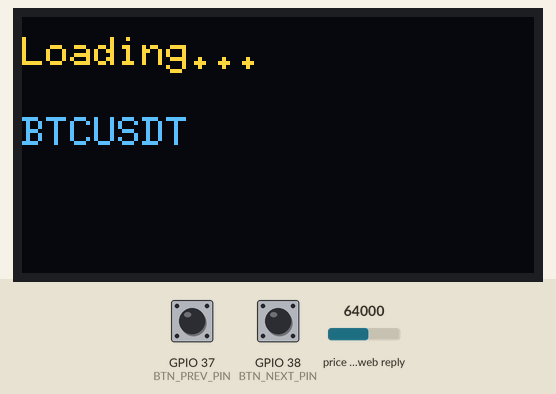
Simulated run of this program. Board: ESP32-S3. Shown: 128×64 one-colour display. The inputs (shaded band) are chosen by the test bench; at power-on: GPIO 38 (BTN_NEXT_PIN) LOW, GPIO 37 (BTN_PREV_PIN) LOW, price in the web reply 64000. The OLED is the two-colour kind (top 16 rows yellow); EEPROM starts erased; web services answer with replies made up by the test bench; what the program prints to the serial monitor is not drawn.

Above: at 1.2 s.
1.3 s: GPIO 38 (BTN_NEXT_PIN) pulled HIGH for 0.15 s
At 2.6 s:
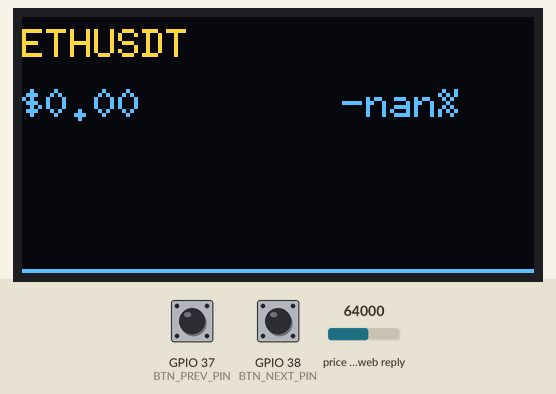
At 4.1 s:
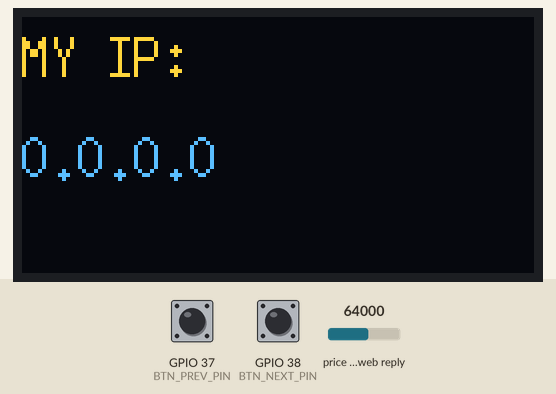
Timing chart, 0 to 5.6 s (numbered marks = the images above; inputs shaded):
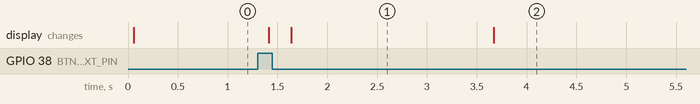

Measured:
- after the input at 1.3 s, the display: first changes after 0.11 s (image 1 shows a later state)
- what the display in image 1 shows lasts 2.1 s, from 1.6 s to 3.7 s

The program:

main.cpp
```cpp
#include <Arduino.h>
#include <wifi.hpp>
#include "config.hpp"
#include "freertos/task.h"
#include "binance.hpp"
#include "screen.hpp"
#include "controller.hpp"
#include "button.hpp"
#include "button_callback.hpp"
#include "webServer.hpp"


void setup() {
    Serial.begin(115200);
    connectWiFi();

    initWebRoutes();

    btnNext.setShortPressCallback(onNextShortPress);
    btnNext.setLongPressCallback(onNextLongPress);
    btnPrev.setShortPressCallback(onPrevShortPress);

    priceQueue = xQueueCreate(1, sizeof(BinanceData));

    xTaskCreatePinnedToCore(
        BinanceTask,
        "BinanceT",
        12000,
        NULL,
        1,
        &binanceTaskHandle,
        1
    );

    xTaskCreatePinnedToCore(
        DisplayTask,
        "DisplayT",
        6000,
        NULL,
        1,
        NULL,
        1
    );
}

void loop() {
    btnNext.tick();
    btnPrev.tick();

    webServer.handleClient();

    if (WiFi.getMode() == WIFI_MODE_AP) {
        dnsServer.processNextRequest();
    }
}
```

binance.hpp
```cpp
#ifndef BINANCE_HPP
#define BINANCE_HPP

#include <Arduino.h>
#include <WiFi.h>
#include <ArduinoJson.h>
#include <HTTPClient.h>
#include <freertos/FreeRTOS.h>
#include <freertos/queue.h>

struct BinanceData {
    float prices[24];
    bool success;
};

bool fetchBinancePrices(const char* symbol, float prices[24]);

#endif
```

button.hpp
```cpp
#ifndef BUTTONS_OPERATIONS_H
#define BUTTONS_OPERATIONS_H

#include <stdint.h>
#include <Arduino.h>

typedef void (*ButtonCallback)();

class Button {
private:
    uint8_t _pin;
    bool _lastState = LOW;
    bool _lastRawState = HIGH;
    bool _currentState = HIGH;
    bool _isLongPress = false;
    bool _internalPullup = true;
    uint32_t _timer = 0;
    uint32_t _longPressDuration = 2000;
    uint32_t _debounceDelay = 50;

    ButtonCallback _shortPressCallback = nullptr;
    ButtonCallback _longPressCallback = nullptr;

public:
    Button(uint8_t pin, bool internalPullup = true, uint32_t longPressDuration = 2000);

    void setShortPressCallback(ButtonCallback cb);
    void setLongPressCallback(ButtonCallback cb);

    void begin();

    /// @brief Function to check current button state and determine between short and long presses.
    /// @return 0 - not pressed, 1 - short press, 2 - long press
    uint8_t check();
    void tick();
};

#endif
```

button_callback.hpp
```cpp
#ifndef BUTTON_CALLBACK_HPP
#define BUTTON_CALLBACK_HPP

#include <Arduino.h>
#include "config.hpp"
#include "controller.hpp"

void onNextShortPress();
void onNextLongPress();
void onPrevShortPress();
void onPrevLongPress();

#endif
```

controller.hpp
```cpp
#ifndef CONTROLLER_HPP
#define CONTROLLER_HPP

#include "binance.hpp"
#include "screen.hpp"
#include "config.hpp"

extern TaskHandle_t binanceTaskHandle;
extern QueueHandle_t priceQueue;

void BinanceTask(void* parameters);
void DisplayTask(void* parameters);

#endif 
```

screen.hpp
```cpp
#ifndef SCREEN_HPP
#define SCREEN_HPP

#include <U8g2lib.h>

extern U8G2_SSD1306_128X64_NONAME_F_HW_I2C u8g2;

class Screen {
private:
    float _priceDayChange(float nowPrice, float firstPrice);
    void _drawGraph(float prices[], int count, int x, int y, int w, int h);

public:
    Screen();
    void init();
    void updatePrice(const char* symbol, float prices[24]);
    void showStatus(const char* title, const char* msg1, const char* msg2 = "");
    void showIP(IPAddress ip);
};

#endif
```

webServer.hpp
```cpp
#ifndef WEB_SERVER_LOGIC_HPP
#define WEB_SERVER_LOGIC_HPP

#include <WebServer.h>
#include <Preferences.h>
#include "config.hpp"
#include "controller.hpp"

extern WebServer webServer;
extern bool forceUpdate;

void initWebRoutes();

void handleSettingsPage();
void handleUpdateCrypto();
void handleNotFound();

void loadSettings();
void saveSettings(uint8_t index);

#endif
```

binance.cpp
```cpp
#include "binance.hpp"

bool fetchBinancePrices(const char* symbol, float prices[24]) {
  WiFiClientSecure client;
  client.setInsecure();

  HTTPClient http;
  String url = "https://api.binance.com/api/v3/klines?symbol=" + String(symbol) + "&interval=1h&limit=24";
  http.begin(client, url);
  http.addHeader("User-Agent", "ESP32");

  int httpCode = http.GET();
  if (httpCode != 200) {
    http.end();
    return false;
  }

  String payload = http.getString();
  http.end();

  JsonDocument doc;
  DeserializationError error = deserializeJson(doc, payload);
  if (error) {
    return false;
  }

  for (int i = 0; i < 24; i++) {
    prices[i] = doc[i][4].as<float>();
  }

  return true;
}
```

button.cpp
```cpp
#include "button.hpp"

uint8_t prev_res = 0;

Button::Button(
  uint8_t pin,
  bool internalPullup,
  uint32_t longPressDuration
) :
  _pin(pin),
  _internalPullup(internalPullup),
  _longPressDuration(longPressDuration) {}

void Button::setShortPressCallback(ButtonCallback cb) {
  _shortPressCallback = cb;
}

void Button::setLongPressCallback(ButtonCallback cb) {
  _longPressCallback = cb;
}

void Button::begin() {
  if (_internalPullup) {
    pinMode(_pin, INPUT_PULLUP);
  } else {
    pinMode(_pin, INPUT);
  }
}

uint8_t Button::check() {
  bool rawRead = digitalRead(_pin);
  uint8_t result = 0;

  if (rawRead != _lastRawState){
    _timer = millis();
  }

  _lastRawState = rawRead;

  if (millis() - _timer >= _debounceDelay){
      _currentState = (rawRead == LOW);
  }

  if (_currentState && !_lastState) {
    _timer = millis();
    _isLongPress = false;
  }

  if (_currentState && !_isLongPress){
    if (millis() - _timer >= _longPressDuration){
      _isLongPress = true;
      result = 2;
    }
  }

  if (!_currentState && _lastState) {
    if (!_isLongPress){
      result = 1;
    }
  }

  _lastState = _currentState;
  return result;
}

void Button::tick() {
  uint8_t res = check();
  if (res == 1 && _shortPressCallback) _shortPressCallback();
  if (res == 2 && _longPressCallback) _longPressCallback();
}
```

button_callback.cpp
```cpp
#include "button_callback.hpp"

void onNextShortPress() {
    currentScreenMode = MODE_PRICE;
    currnetPairIndex = (currnetPairIndex + 1) % totalPairs;

    BinanceData data;
    data.success = false;
    xQueueOverwrite(priceQueue, &data);

    xTaskNotifyGive(binanceTaskHandle);
}
void onPrevShortPress() {
    currentScreenMode = MODE_PRICE;
}
void onNextLongPress() {
    currentScreenMode = MODE_IP;
}
```

controller.cpp
```cpp
#include "controller.hpp"

TaskHandle_t binanceTaskHandle = NULL;
QueueHandle_t priceQueue;


void BinanceTask(void* parameters) {
  BinanceData data;

  while (true) {
    ulTaskNotifyTake(pdTRUE, (60000 / portTICK_PERIOD_MS));

    const char* symbol = cryptoPairs[currnetPairIndex];

    data.success = fetchBinancePrices(symbol, data.prices);

    if (data.success) {
      xQueueOverwrite(priceQueue, &data);
      Serial.println("Binance prices updated.");
    } else {
      Serial.println("Failed to fetch Binance prices.");
    }
  }
}

void DisplayTask(void* parameters) {
  screen.init();

  BinanceData data;

  while(true) {
    if (currentScreenMode == MODE_IP) {
      IPAddress ip = WiFi.localIP();
      screen.showIP(ip);

      vTaskDelay(5000 / portTICK_RATE_MS);
    }
    else if (currentScreenMode == MODE_PRICE) {
      xQueueReceive(priceQueue, &data, 0);

      if (data.success) {
        const char* symbol = cryptoPairs[currnetPairIndex];

        screen.updatePrice(symbol, data.prices);
      }
      else {
        screen.showStatus("Loading...", cryptoPairs[currnetPairIndex]);
      }

      vTaskDelay(200 / portTICK_PERIOD_MS);
    }
  }
}
```

screen.cpp
```cpp
#include "screen.hpp"

U8G2_SSD1306_128X64_NONAME_F_HW_I2C u8g2(U8G2_R0, U8X8_PIN_NONE);

Screen::Screen(){}

void Screen::init() {
    u8g2.begin();
}

void Screen::showIP(IPAddress ip) {
    u8g2.clearBuffer();
    u8g2.setFont(u8g2_font_7x14_tf);
    u8g2.drawStr(0, 15, "MY IP:");
    u8g2.setCursor(0, 40);
    u8g2.print(ip);
    u8g2.sendBuffer();
}

void Screen::showStatus(const char* title, const char* msg1, const char* msg2){
    u8g2.clearBuffer();
    u8g2.setFont(u8g2_font_6x10_tf);
    u8g2.drawStr(0, 12, title);
    u8g2.drawStr(0, 32, msg1);
    u8g2.drawStr(0, 52, msg2);
    u8g2.sendBuffer();
}

float Screen::_priceDayChange(float nowPrice, float firstPrice){
  return (nowPrice - firstPrice) / firstPrice * 100.0;
}

void Screen::_drawGraph(float prices[], int count, int x, int y, int w, int h) {
  float minP = prices[0], maxP = prices[0];
  for (int i = 1; i < count; ++i) {
    if (prices[i] < minP) minP = prices[i];
    if (prices[i] > maxP) maxP = prices[i];
  }
  if (maxP == minP) maxP += 1;

  for (int i = 0; i < count - 1; ++i) {
    int x0 = x + (i * w) / (count - 1);
    int y0 = y - ((prices[i] - minP) / (maxP - minP)) * h;
    int x1 = x + ((i + 1) * w) / (count - 1);
    int y1 = y - ((prices[i + 1] - minP) / (maxP - minP)) * h;
    u8g2.drawLine(x0, y0, x1, y1);
  }
}

void Screen::updatePrice(const char* symbol, float prices[24]) {
  u8g2.clearBuffer();
  u8g2.setFont(u8g2_font_6x10_tf);
  u8g2.drawStr(0, 10, symbol);

  char priceStr[20];
  sprintf(priceStr, "$%.2f", prices[23]);
  u8g2.drawStr(0, 25, priceStr);

  float change = _priceDayChange(prices[23], prices[0]);
  char changeStr[20];
  sprintf(changeStr, "%+.2f%%", change);
  u8g2.drawStr(80, 25, changeStr);

  _drawGraph(prices, 24, 0, 63, 128, 30);
  u8g2.sendBuffer();
}
```

webServer.cpp
```cpp
#include "webServer.hpp"

WebServer webServer(80);

void initWebRoutes() {
    webServer.on("/settings", HTTP_GET, handleSettingsPage);
    webServer.on("/update_crypto", HTTP_POST, handleUpdateCrypto);
    webServer.onNotFound(handleNotFound);
    webServer.begin();
}

void handleSettingsPage() {
    String html = "<!DOCTYPE html><html><head><meta charset='UTF-8'>";
    html += "<title>Налаштування</title>";
    html += "<style>";
    html += "body { font-family: sans-serif; background: #121212; color: white; text-align: center; }";
    html += ".card { background: #1e1e1e; padding: 20px; border-radius: 12px; display: inline-block; margin-top: 50px; border: 1px solid #333; }";
    html += "select, button { width: 100%; padding: 12px; margin: 10px 0; border-radius: 8px; border: none; font-size: 16px; }";
    html += "button { background: #f3ba2f; color: black; font-weight: bold; cursor: pointer; }";
    html += "</style></head><body>";

    html += "<div class='card'>";
    html += "<h2>Crypto Display Settings</h2>";
    html += "<form action='/update_crypto' method='POST'>";
    html += "<select name='pair_idx'>";

    for (int i = 0; i < totalPairs; i++) {
        String selected = (i == currnetPairIndex) ? "selected" : "";
        html += "<option value='" + String(i) + "' " + selected + ">" + String(cryptoPairs[i]) + "</option>";
    }

    html += "</select><br>";
    html += "<button type='submit'>ЗБЕРЕГТИ</button>";
    html += "</form></div></body></html>";

    webServer.send(200, "text/html", html);
}

void handleUpdateCrypto() {
    if (webServer.hasArg("pair_idx")) {
        int newIdx = webServer.arg("pair_idx").toInt();
        saveSettings(newIdx);

        webServer.send(200, "text/plain", "OK. Settings Saved!");
    } else {
        webServer.send(400, "text/plain", "Bad Request");
    }
}

void handleNotFound() {
    webServer.send(404, "text/plain", "404: Not Found");
}

Preferences prefs;
bool forceUpdate = false;

void loadSettings() {
    prefs.begin("crypto-app", true);
    currnetPairIndex = prefs.getUChar("pair_idx", 0);
    prefs.end();
}

void saveSettings(uint8_t index) {
    prefs.begin("crypto-app", false);
    prefs.putUChar("pair_idx", index);
    prefs.end();
    currnetPairIndex = index;
    forceUpdate = true;
}
```

config.hpp
```cpp
#ifndef CONFIG_HPP
#define CONFIG_HPP

#include <Arduino.h>
#include "button.hpp"
#include "screen.hpp"

enum ScreenMode {
    MODE_IP,
    MODE_PRICE
};

extern const uint8_t BTN_NEXT_PIN;
extern const uint8_t BTN_PREV_PIN;
extern const uint32_t BTN_LONG_PRESS_DURATION;
extern const bool BTN_INTERNAL_PULLUP;

extern Button btnNext;
extern Button btnPrev;

extern volatile ScreenMode currentScreenMode;

extern const uint8_t totalPairs;
extern const char* cryptoPairs[];

extern volatile uint8_t currnetPairIndex;

extern Screen screen;

#endif
```

config.cpp
```cpp
#include "config.hpp"

const uint8_t BTN_NEXT_PIN = 38;
const uint8_t BTN_PREV_PIN = 37;
const uint32_t BTN_LONG_PRESS_DURATION = 2000;
const bool BTN_INTERNAL_PULLUP = false;

Button btnNext(BTN_NEXT_PIN, BTN_INTERNAL_PULLUP, BTN_LONG_PRESS_DURATION);
Button btnPrev(BTN_PREV_PIN, BTN_INTERNAL_PULLUP, BTN_LONG_PRESS_DURATION);

volatile uint8_t currnetPairIndex = 0;

const char* cryptoPairs[] = {
    "BTCUSDT",
    "ETHUSDT",
    "BNBUSDT",
    "ADAUSDT",
    "XRPUSDT"
};

const uint8_t totalPairs = sizeof(cryptoPairs) / sizeof(cryptoPairs[0]);

volatile ScreenMode currentScreenMode = MODE_PRICE;

Screen screen;
```
